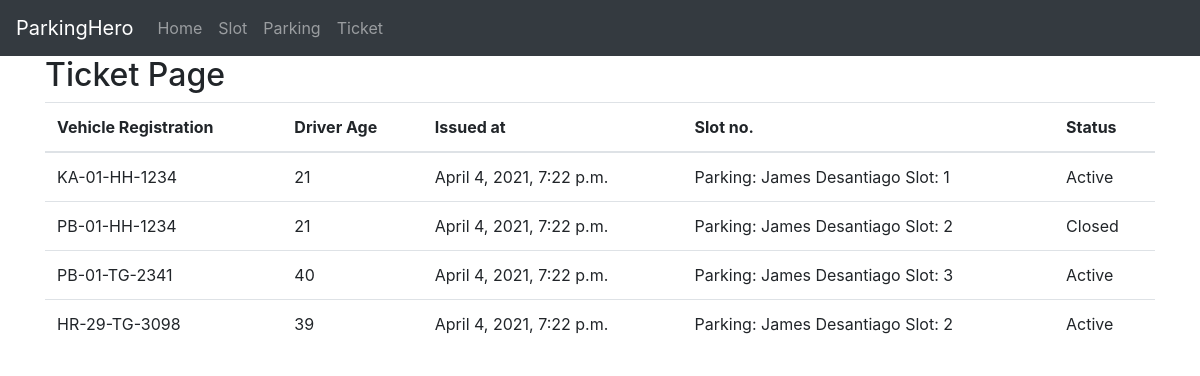
The page /ticket/ on the database its author committed.
### parking/models.py (models this page shows, shortened)
class TimeStampedModel(models.Model):
    created_at = models.DateTimeField(auto_now_add=True, editable=False, null=True)
    modified_at = models.DateTimeField(auto_now=True)
    class Meta:
        abstract = True

class Ticket(TimeStampedModel):
    slot = models.ForeignKey(Slot, null=True, blank=True, on_delete=models.CASCADE)
    vehicle_reg_number = models.CharField(max_length=32, null=True, blank=True)
    age_of_driver = models.IntegerField(default=0)
    issued_at = models.DateTimeField('Issued at', auto_now_add=True)
    contact_number = models.CharField(max_length=32, null=True, blank=True)
    status = models.CharField(max_length=32, blank=True, null=True)

class Slot(TimeStampedModel):
    slot_number = models.PositiveIntegerField(auto_created=True)
    is_available = models.BooleanField(default=True)
    parking = models.ForeignKey(ParkingLot, blank=True, null=True, on_delete=models.CASCADE)
    last_available = models.DateTimeField('Last available at', auto_now_add=True)
    def __str__(self) -> str:
        return f"Parking: {self.parking.name} Slot: {self.slot_number}" or str(self.id)

class ParkingLot(TimeStampedModel):
    name = models.CharField(max_length=128, blank=True, null=True)
    address = models.CharField(max_length=256, blank=True, null=True)

### parking/views.py (the view)
# urls.py: path('ticket/', TicketList.as_view(), name='ticket')
class TicketList(ListView):
    model = Ticket
    paginate_by= 15
    def get_context_data(self, **kwargs):
        context = super().get_context_data(**kwargs)
        context['ticket_list'] = Ticket.objects.all().order_by('modified_at')
        return context

### parking/templates/parking/ticket_list.html
{% extends "base.html" %}
{% block content %}
<div class="container">
    <h2>Ticket Page</h2>
        <div class="row">
            <div class="col-12">
                <table class="table">
                <thead>
                <tr>
                    <th scope="col">Vehicle Registration</th>
                    <th scope="col">Driver Age</th>
                    <th scope="col">Issued at</th>
                    <th scope="col">Slot no.</th>
                    <th scope="col">Status</th>
                </tr>
                </thead>
                <tbody>
                {% for ticket in ticket_list %}
                    <tr>
                        <td>{{ ticket.vehicle_reg_number }}</td>
                        <td>{{ ticket.age_of_driver }}</td>
                        <td>{{ ticket.issued_at }}</td>
                        <td>{{ ticket.slot }}</td>
                        <td>{{ ticket.status }}</td>
                    </tr>
                {% endfor %}
                </tbody>
            </table>
            </div>
        </div>
</div>
{% endblock content %}

### rows shown on the page
Ticket: vehicle_reg_number "KA-01-HH-1234", age_of_driver "21", issued_at "April 4, 2021, 7:22 p.m.", slot "Parking: James Desantiago Slot: 1", status "Active"
Ticket: vehicle_reg_number "PB-01-HH-1234", age_of_driver "21", issued_at "April 4, 2021, 7:22 p.m.", slot "Parking: James Desantiago Slot: 2", status "Closed"
Ticket: vehicle_reg_number "PB-01-TG-2341", age_of_driver "40", issued_at "April 4, 2021, 7:22 p.m.", slot "Parking: James Desantiago Slot: 3", status "Active"
Ticket: vehicle_reg_number "HR-29-TG-3098", age_of_driver "39", issued_at "April 4, 2021, 7:22 p.m.", slot "Parking: James Desantiago Slot: 2", status "Active"
